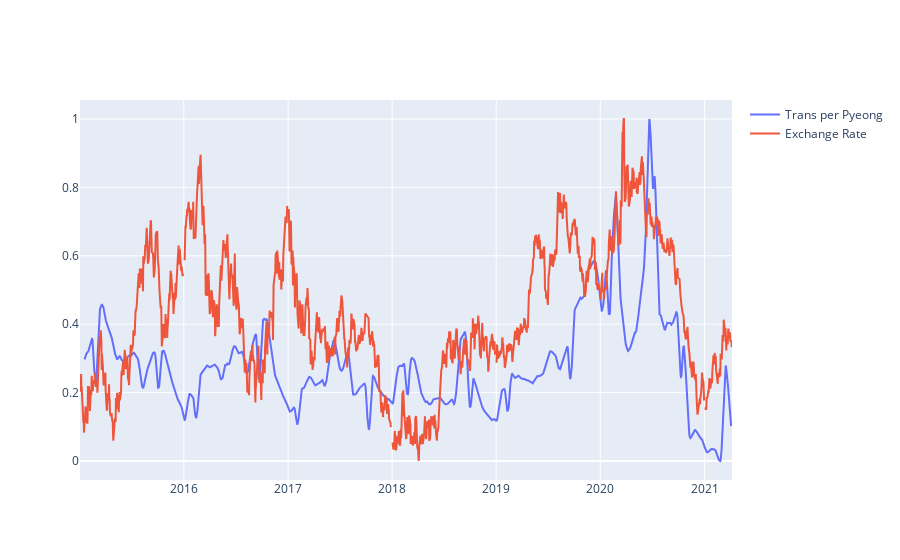

The code cell stored with this chart in its notebook:
### Code cell
fig = go.Figure()
Time_Series_Plot(fig, nonseasonal_mov_avg_count, 'Trading day', 'Trans per Pyeong', 'Trans per Pyeong')
Time_Series_Plot(fig, Exchange_df, 'Date', 'ExchangeRate', 'Exchange Rate')
fig.show()

### Figure 1 — Plotly figure (JSON) as saved in the notebook; plotly's stock layout.template omitted (floating-point values rounded to 4 significant figures; data arrays with more than 128 entries replaced by an {"elided": "..."} marker saying what was removed)
{"data": [{"mode": "lines", "name": "Trans per Pyeong", "type": "scatter", "x": {"elided": "2288 str values"}, "y": {"elided": "2288 float values"}}, {"mode": "lines", "name": "Exchange Rate", "type": "scatter", "x": {"elided": "1545 str values"}, "y": {"elided": "1545 float values"}}], "layout": {}}
